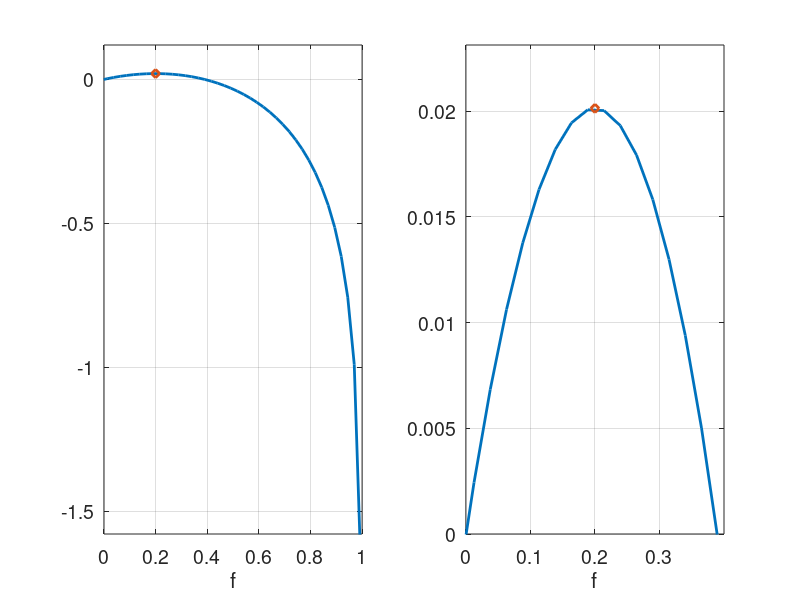
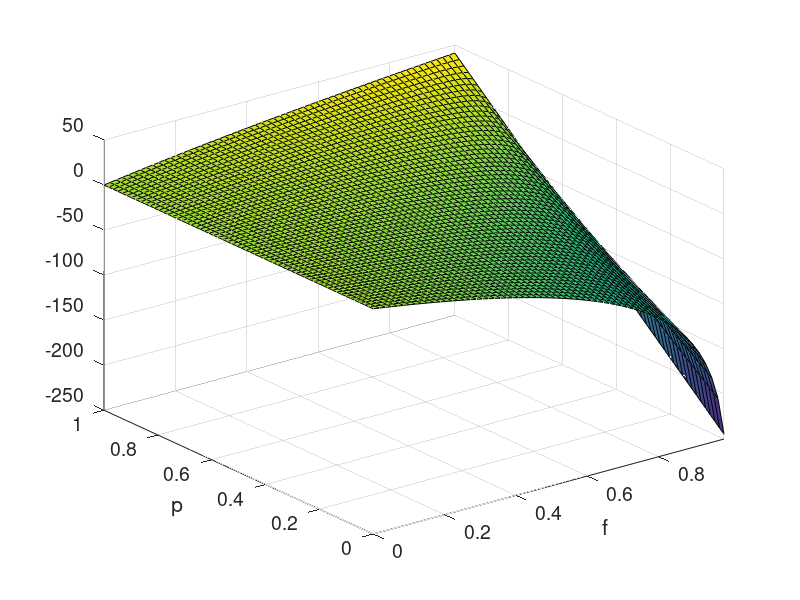

MATLAB code to generate these figures, in order:
%% Kelly Bernoulli plots the optimal betting fraction given Bernoulli trials

% First code in 2012
% Last edited 201702

%% Global commands

% ver % verify the version of Matlab
clear;clc; % clear

% set global commands for font size and line width
size_font=14;
size_line=2;
set(0,'DefaultAxesFontSize',size_font,'DefaultTextFontSize',size_font);
set(0,'defaultlinelinewidth',size_line)

%% Kelly, classic

p=0.6; %winning prob
g=@(f) (p*log(1+f)+(1-p)*log(1-f));
g_neg=@(f) -(p*log(1+f)+(1-p)*log(1-f)); %negative, due to min algo
min=fminbnd(g_neg,0,1); % min in bounds for f [0,1]

h=figure();

subplot(1,2,1)
ezplot(g)
title('');hold on;
plot(min,g(min),'d')
xlim([0 1])
grid;

subplot(1,2,2)
ezplot(g)
title('');hold on;
plot(min,g(min),'d')
xlim([0 (2*p-1)*2])
ylim([0 g(min)+0.003])
grid;
hold off;

%print(h,'-depsc','-r300','kelly_bernoulli')

%% Kelly classic g(f,p)
clear;

h=figure();
g=@(f,p) (p*log(1+f)+(1-p)*log(1-f));
k=@(f,p) 0;


ezsurf(g,[0,1,0,1]);
title('')
%ezsurf(k,[0,1,0,1])
%print(h,'-depsc','-r300','kelly_bernoulli2')

%{
mymap = [[204 0 0]
     [255 255 0]
     [0 204 102]]./255;

colormap(mymap)
caxis([-2 1])
%}
